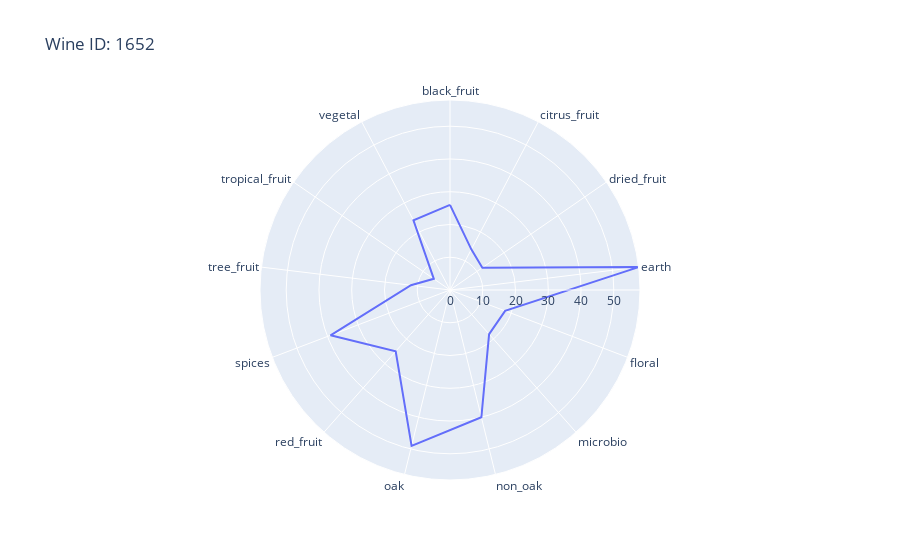
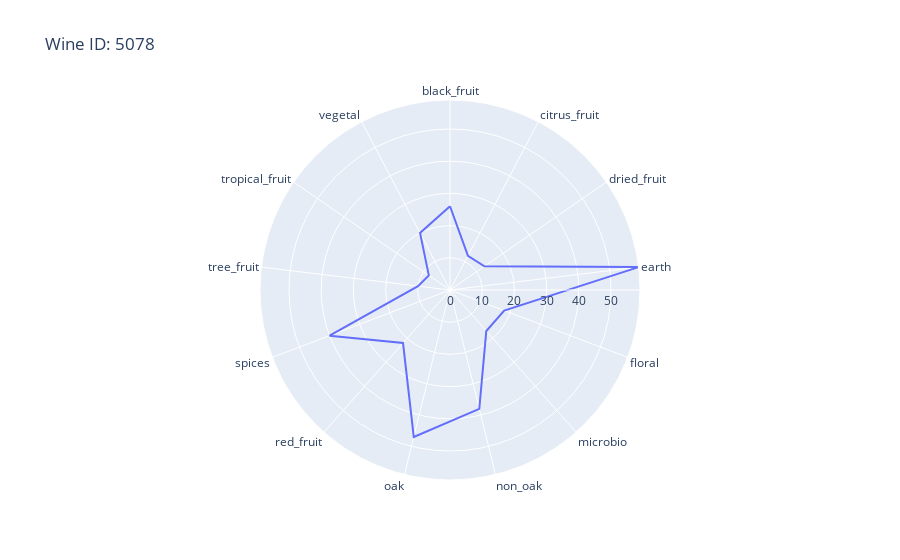
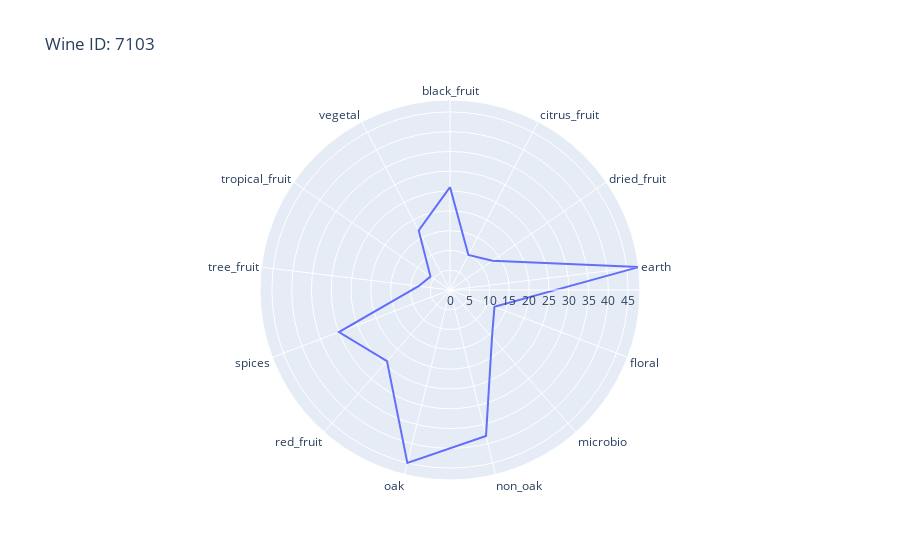
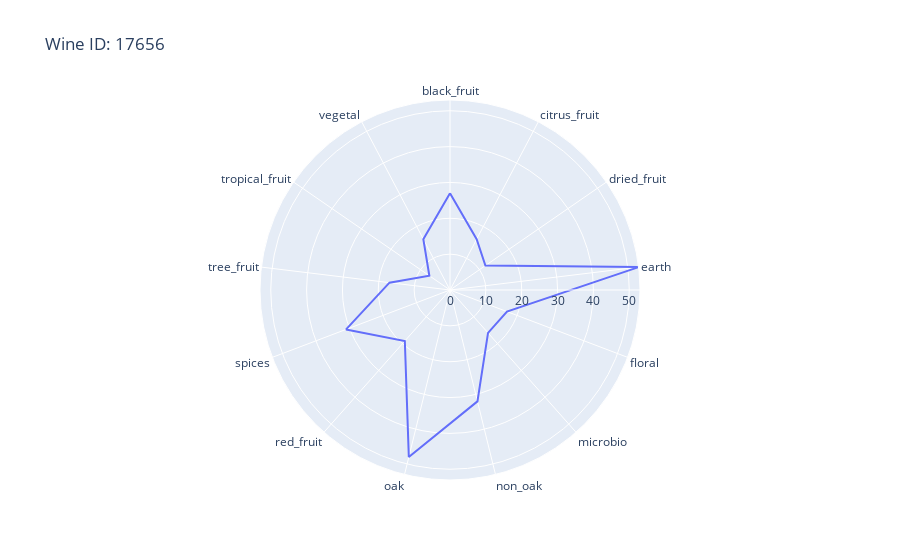

The code cell stored with these charts, in order, in its notebook:
### Markdown cell above
# All the wines that have the combination of all the tastes

### Code cell
q = """ 
WITH flavour_ids AS (
    SELECT *
    FROM keywords
    WHERE name IN ('coffee', 'toast', 'green', 'apple', 'cream', 'citrus')
), wines_list AS (
SELECT wine_id, COUNT(DISTINCT keyword_id) AS unique_keywords
    FROM keywords_wine 
    WHERE keyword_id IN (
        SELECT id
        FROM flavour_ids
    ) AND count > 10
    GROUP BY wine_id
    HAVING unique_keywords = 5)

SELECT wine_id, COUNT(keyword_id) AS num, group_name
FROM keywords_wine
WHERE wine_id IN (
SELECT wine_id
FROM wines_list
)
GROUP BY group_name, wine_id
ORDER BY wine_id

"""

cur.execute(q).fetchall()
df = pd.read_sql_query(q, conn)
df

import plotly.express as px
for wine_id in df['wine_id'].unique():
    #  Filter DataFrame for current wine ID
    filtered_df = df[df['wine_id'] == wine_id]
    
    # Create line polar graph
    fig = px.line_polar(filtered_df, r='num', theta='group_name', line_close=True, title=f'Wine ID: {wine_id}')
    fig.show()

### Figure 1 — Plotly figure (JSON) as saved in the notebook; plotly's stock layout.template omitted (floating-point values rounded to 4 significant figures)
{"data": [{"hovertemplate": "num=%{r}<br>group_name=%{theta}<extra></extra>", "legendgroup": "", "line": {"color": "#636efa", "dash": "solid"}, "marker": {"symbol": "circle"}, "mode": "lines", "name": "", "r": [26, 14, 12, 58, 18, 18, 40, 49, 25, 39, 12, 6, 24, 26], "showlegend": false, "subplot": "polar", "theta": ["black_fruit", "citrus_fruit", "dried_fruit", "earth", "floral", "microbio", "non_oak", "oak", "red_fruit", "spices", "tree_fruit", "tropical_fruit", "vegetal", "black_fruit"], "type": "scatterpolar"}], "layout": {"legend": {"tracegroupgap": 0}, "polar": {"angularaxis": {"direction": "clockwise", "rotation": 90}, "domain": {"x": [0, 1], "y": [0, 1]}}, "title": {"text": "Wine ID: 1652"}}}

### Figure 2 — Plotly figure (JSON) as saved in the notebook; plotly's stock layout.template omitted (floating-point values rounded to 4 significant figures)
{"data": [{"hovertemplate": "num=%{r}<br>group_name=%{theta}<extra></extra>", "legendgroup": "", "line": {"color": "#636efa", "dash": "solid"}, "marker": {"symbol": "circle"}, "mode": "lines", "name": "", "r": [26, 12, 13, 59, 18, 17, 38, 47, 22, 40, 10, 8, 20, 26], "showlegend": false, "subplot": "polar", "theta": ["black_fruit", "citrus_fruit", "dried_fruit", "earth", "floral", "microbio", "non_oak", "oak", "red_fruit", "spices", "tree_fruit", "tropical_fruit", "vegetal", "black_fruit"], "type": "scatterpolar"}], "layout": {"legend": {"tracegroupgap": 0}, "polar": {"angularaxis": {"direction": "clockwise", "rotation": 90}, "domain": {"x": [0, 1], "y": [0, 1]}}, "title": {"text": "Wine ID: 5078"}}}

### Figure 3 — Plotly figure (JSON) as saved in the notebook; plotly's stock layout.template omitted (floating-point values rounded to 4 significant figures)
{"data": [{"hovertemplate": "num=%{r}<br>group_name=%{theta}<extra></extra>", "legendgroup": "", "line": {"color": "#636efa", "dash": "solid"}, "marker": {"symbol": "circle"}, "mode": "lines", "name": "", "r": [26, 10, 13, 48, 12, 16, 38, 45, 24, 30, 8, 6, 17, 26], "showlegend": false, "subplot": "polar", "theta": ["black_fruit", "citrus_fruit", "dried_fruit", "earth", "floral", "microbio", "non_oak", "oak", "red_fruit", "spices", "tree_fruit", "tropical_fruit", "vegetal", "black_fruit"], "type": "scatterpolar"}], "layout": {"legend": {"tracegroupgap": 0}, "polar": {"angularaxis": {"direction": "clockwise", "rotation": 90}, "domain": {"x": [0, 1], "y": [0, 1]}}, "title": {"text": "Wine ID: 7103"}}}

### Figure 4 — Plotly figure (JSON) as saved in the notebook; plotly's stock layout.template omitted (floating-point values rounded to 4 significant figures)
{"data": [{"hovertemplate": "num=%{r}<br>group_name=%{theta}<extra></extra>", "legendgroup": "", "line": {"color": "#636efa", "dash": "solid"}, "marker": {"symbol": "circle"}, "mode": "lines", "name": "", "r": [27, 16, 12, 53, 17, 16, 32, 48, 19, 31, 17, 7, 16, 27], "showlegend": false, "subplot": "polar", "theta": ["black_fruit", "citrus_fruit", "dried_fruit", "earth", "floral", "microbio", "non_oak", "oak", "red_fruit", "spices", "tree_fruit", "tropical_fruit", "vegetal", "black_fruit"], "type": "scatterpolar"}], "layout": {"legend": {"tracegroupgap": 0}, "polar": {"angularaxis": {"direction": "clockwise", "rotation": 90}, "domain": {"x": [0, 1], "y": [0, 1]}}, "title": {"text": "Wine ID: 17656"}}}
